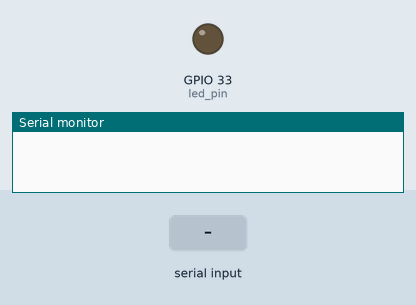
Bench run of a sketch on a simulated ESP32. Parts: output pins drawn as LEDs (lit = HIGH), the last lines printed to the serial monitor. Inputs (shaded band) come from the test bench. Nothing arrives over Bluetooth unless stated.

Above: at 1.2 s.
1.3 s: "1" received over the second serial link
At 1.7 s:
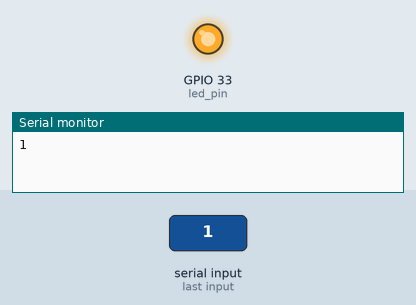
2.8 s: "0" received over the second serial link
At 4.2 s:
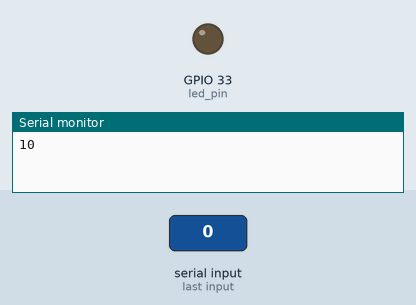
Timing chart, 0 to 5.8 s (numbered marks = the images above; inputs shaded):
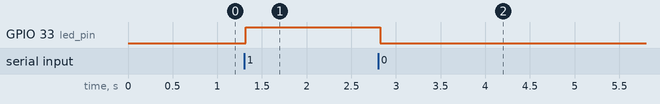

The sketch:

ClassicBluetooth.ino
```cpp
#include "BluetoothSerial.h"

#define led_pin 33

BluetoothSerial SerialBT;
const String deviceName = "ESP32 board";
byte dataRX;

void setup() {
  Serial.begin(115200);
  SerialBT.begin(deviceName);

  pinMode(led_pin, OUTPUT);
  digitalWrite(led_pin, LOW);
}

void loop() {
  serialEvent();

  if (dataRX == '1') {
    digitalWrite(led_pin, HIGH);
  } else if (dataRX == '0') {
    digitalWrite(led_pin, LOW);
  }
}

void serialEvent() {
  if (Serial.available()) {
    SerialBT.write(Serial.read());
  }
  if (SerialBT.available()) {
    dataRX = SerialBT.read();
    Serial.write(dataRX);
  }
  delay(20);
}
```

Measured:
- after the input at 1.3 s, GPIO 33 (led_pin): LOW → HIGH at once
- after the input at 2.8 s, GPIO 33 (led_pin): HIGH → LOW at once
